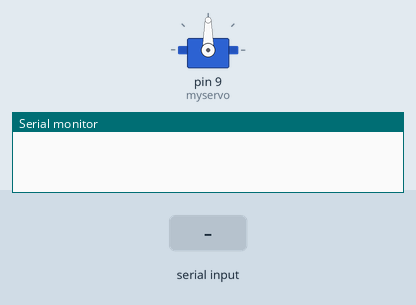
This sketch was run on a simulated Arduino Uno, built with avr-gcc and run on an emulated ATmega328P. Parts: servo, the last lines printed to the serial monitor. The inputs (shaded band) are chosen by the test bench.

Above: at 1.2 s.
1.3 s: "90,45\n" received over Serial
At 2.01 s:
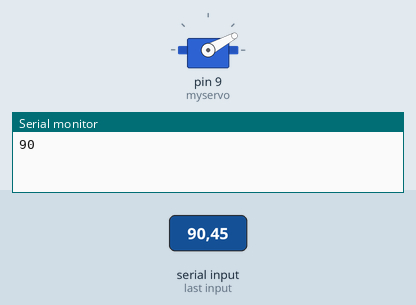
4.3 s: "200\n" received over Serial
At 8.0 s:
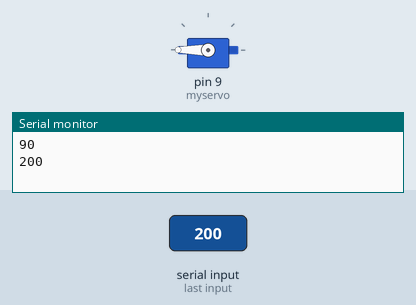
10.3 s: "30,150\n" received over Serial
13.3 s: "90\n" received over Serial
At 16.8 s:
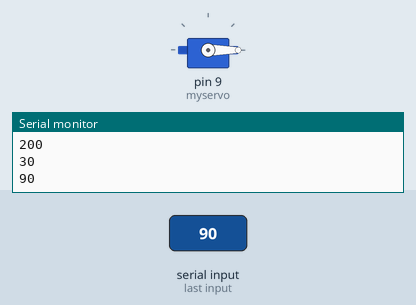
Timing chart, 0 to 17.3 s (numbered marks = the images above; inputs shaded):
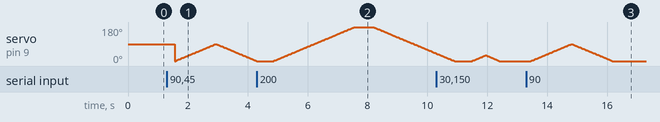

The sketch:

Servo_Assignment.ino
```cpp
#include <Servo.h>

Servo myservo;
const int trig = 7;
const int echo = 8;

void SerialReadServo(){
  String value;
  int pos = 0, angle;
  while(Serial.available()){
    value += (char)Serial.read();
    delay(10);
  }
  angle = value.toInt();
  if(angle != 0){
    Serial.println(angle);
    for (pos = 0; pos <= angle; pos += 1) {
      myservo.write(pos);
      delay(15);
    }
    for (pos = angle; pos >= 0; pos -= 1) {
      myservo.write(pos);
      delay(15);
    }
  }
  delay(500);
}

void setup() {
  myservo.attach(9);
  Serial.begin(9600);
}

void loop() {
  SerialReadServo();
}
```

Measured:
- after the input at 13.3 s, servo on pin 9 (myservo): rises from 0° to 90° in 1.3 s, then falls to 0° in 1.4 s
